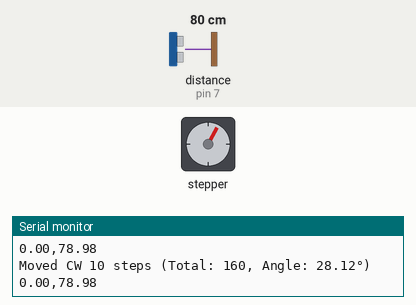
Recording of a program running on a simulated Arduino Uno, built with avr-gcc and run on an emulated ATmega328P. Shown: stepper motor, the last lines printed to the serial monitor. Wiring (inferred from the names in the program): ultrasonic range finder: trigger pin 6; echo pin 7. The test bench sets the inputs (shaded band); at power-on: distance to the obstacle (sensor on pin 7) 80 cm. The echo pulse lasts 58.3 µs per cm; stepper angles assume 2048 steps per turn.

Above: at 1.25 s.
1.3 s: distance to the obstacle (sensor on pin 7) set to 18 cm
4.3 s: distance to the obstacle (sensor on pin 7) set to 15 cm
At 4.3 s:
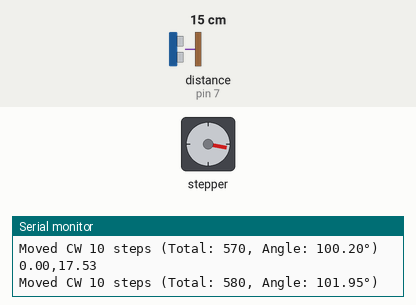
6.0 s: distance to the obstacle (sensor on pin 7) set to 35 cm
At 6.88 s:
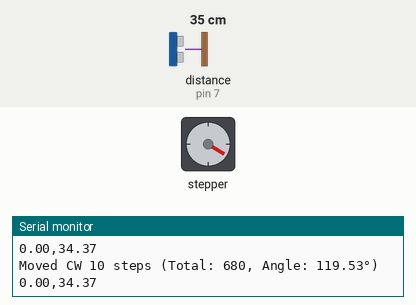
9.0 s: distance to the obstacle (sensor on pin 7) set to 2 cm
At 9.0 s:
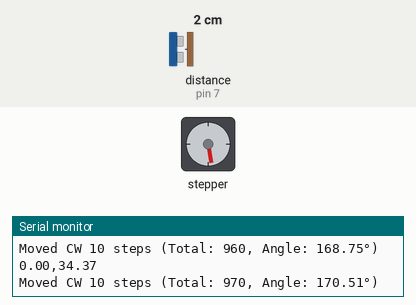
10.5 s: distance to the obstacle (sensor on pin 7) set to 60 cm
At 12.01 s:
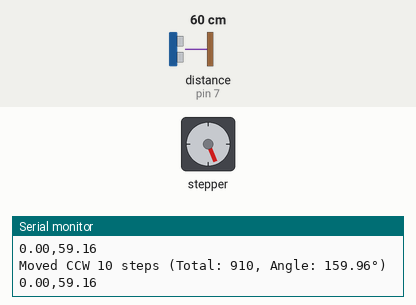
13.5 s: distance to the obstacle (sensor on pin 7) set to 4 cm
At 13.5 s:
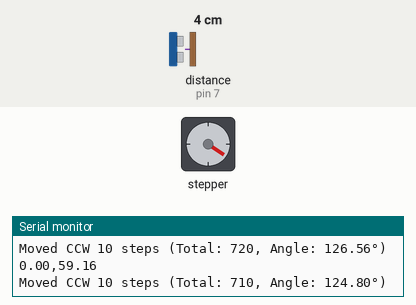
Timing chart, 0 to 16.0 s (numbered marks = the images above; inputs shaded):
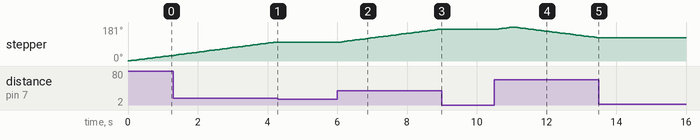

Measured:
- the behaviour switches between 18 and 17 cm on distance to the obstacle (sensor on pin 7) (found by bisection; images 0 and 1)
- after the input at 4.3 s, stepper: stops changing and stays 101°
- after the input at 6.0 s, stepper: keeps turning clockwise at about 25°/s, starting after 0.13 s
- after the input at 9.0 s, stepper: stays 170° (without the input it goes to 172° after 0.02 s)
- after the input at 10.5 s, stepper: turns 11° clockwise in 0.38 s, then 57° counter-clockwise in 2.3 s
- after the input at 13.5 s, stepper: stops changing and stays 124°

The program:

main.cpp
```cpp
#include <Arduino.h>
#include <Stepper.h>

// =================================================================
//                      HARDWARE CONFIGURATION
// =================================================================
// Stepper Motor Settings
const int STEPS_PER_REV = 2048;       // Steps per revolution (28BYJ-48 typically 2048)
const int MOTOR_PIN1 = 8;             // IN1 on ULN2003 driver
const int MOTOR_PIN2 = 10;            // IN2
const int MOTOR_PIN3 = 9;             // IN3
const int MOTOR_PIN4 = 11;            // IN4
Stepper stepper(STEPS_PER_REV, MOTOR_PIN1, MOTOR_PIN3, MOTOR_PIN2, MOTOR_PIN4);

// Ultrasonic Sensor Pins
const int TRIG_PIN = 6;
const int ECHO_PIN = 7;

// =================================================================
//                      OPERATION PARAMETERS
// =================================================================
const int MAX_STEPS = 1024;           // 3/4 rotation limit
const int STEP_SIZE = 10;             // Steps per movement
const int MOTOR_RPM = 15;             // Motor speed (start with 10-20)

// =================================================================
//                      GLOBAL VARIABLES
// =================================================================
int currentSteps = 0;                 // Tracks absolute position
bool isClockwise = true;              // Movement direction flag

// =================================================================
//                      INITIALIZATION
// =================================================================
void setup() {
  Serial.begin(9600);

  // Ultrasonic sensor setup
  pinMode(TRIG_PIN, OUTPUT);
  pinMode(ECHO_PIN, INPUT);

  // Stepper motor setup
  stepper.setSpeed(MOTOR_RPM);

  Serial.println("System Initialized");
  Serial.println("==================");
}

// =================================================================
//                      SENSOR FUNCTIONS
// =================================================================
float getDistanceCM() {
  // Send ultrasonic pulse
  digitalWrite(TRIG_PIN, LOW);
  delayMicroseconds(2);
  digitalWrite(TRIG_PIN, HIGH);
  delayMicroseconds(10);
  digitalWrite(TRIG_PIN, LOW);

  // Measure echo duration
  long duration = pulseIn(ECHO_PIN, HIGH);

  // Convert to centimeters
  return duration * 0.034 / 2;
}


// =================================================================
//                      MOTOR FUNCTIONS
// =================================================================
void moveStepper(int steps) {
  stepper.step(steps);
  currentSteps += steps;

  // Debug output
  Serial.print("Moved ");
  Serial.print(steps > 0 ? "CW " : "CCW ");
  Serial.print(abs(steps));
  Serial.print(" steps (Total: ");
  Serial.print(currentSteps);
  Serial.print(", Angle: ");
  Serial.print(currentSteps * 360.0 / STEPS_PER_REV);
  Serial.println("°)");
}

void updateDirection() {
  if (currentSteps >= MAX_STEPS) {
    isClockwise = false;
    Serial.println("Direction changed to CCW");
  }
  else if (currentSteps <= 0) {
    isClockwise = true;
    Serial.println("Direction changed to CW");
  }
}

// =================================================================
//                      MAIN LOOP
// =================================================================
void loop() {
  // 1. Get sensor reading
  float distance = getDistanceCM();

  // 2. Send data to GUI (format: "angle,distance")
  float currentAngle = currentSteps * 0.0 / STEPS_PER_REV;
  Serial.print(currentAngle);
  Serial.print(",");
  Serial.println(distance);

 // 3. Check distance before moving
  if (distance < 17.0) {
    Serial.println("Object detected < 17cm. Paused.");
    delay(200);  // Brief pause before checking again
    return;      // Skip the rest of the loop and don't move
  }

  // 4. Move motor
  if (isClockwise) {
    moveStepper(STEP_SIZE);
  } else {
    moveStepper(-STEP_SIZE);
  }

  // 5. Check direction change
  updateDirection();

  // 6. Control scan speed
  delay(50);
}
```
